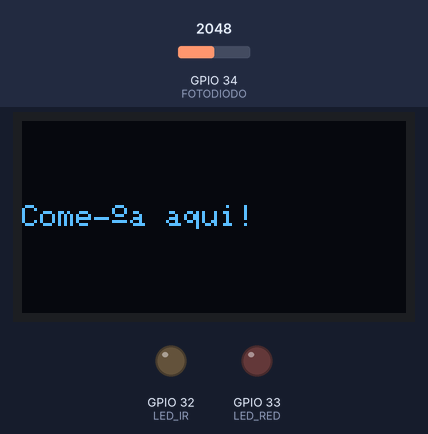
This sketch was run on a simulated ESP32. Parts: 128×64 one-colour display, output pins drawn as LEDs (lit = HIGH). The test bench sets the inputs (shaded band); at power-on: GPIO 34 (FOTODIODO) = 2048. What the sketch prints to the serial monitor is not drawn.

Above: at 0.1 s.
Timing chart, 0 to 3.6 s (numbered marks = the images above):
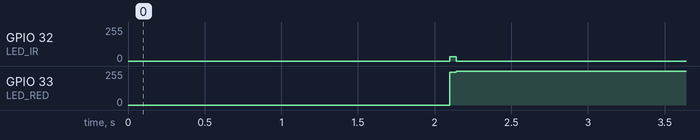

The sketch:

SpO2us2.ino
```cpp
#include <splash.h>
#include <Adafruit_SSD1306.h>
#include <Adafruit_GFX.h>
#include <SPI.h>
#include <Wire.h>
#include <SPIFFS.h>
#include <esp_task_wdt.h>
#define SCREEN_WIDTH 128 // OLED display width, in pixels
#define SCREEN_HEIGHT 64 // OLED display height, in pixels

#define BLACK           0x0000

#define LED_IR 32

#define LED_RED 33

#define FOTODIODO 34

#define ordem 32

#define OLED_MOSI   23
#define OLED_CLK    18
#define OLED_DC     16
#define OLED_CS     5
#define OLED_RESET  17

int leituraAtual = 1;
#define posicao_x 5
#define posicao_y 40
#define altura 20
#define comprimento 110

Adafruit_SSD1306 display(SCREEN_WIDTH, SCREEN_HEIGHT,
  OLED_MOSI, OLED_CLK, OLED_DC, OLED_RESET, OLED_CS);

#define NUMFLAKES     10 // Number of snowflakes in the animation example

#define LOGO_HEIGHT   16
#define LOGO_WIDTH    16

static const unsigned char PROGMEM logo_bmp[] =
{ 0b00000000, 0b11000000,
  0b00000001, 0b11000000,
  0b00000001, 0b11000000,
  0b00000011, 0b11100000,
  0b11110011, 0b11100000,
  0b11111110, 0b11111000,
  0b01111110, 0b11111111,
  0b00110011, 0b10011111,
  0b00011111, 0b11111100,
  0b00001101, 0b01110000,
  0b00011011, 0b10100000,
  0b00111111, 0b11100000,
  0b00111111, 0b11110000,
  0b01111100, 0b11110000,
  0b01110000, 0b01110000,
  0b00000000, 0b00110000 };

char c;
char str[50] = "";
char string_red[30] = "";
char string_ir[30] = "";
uint8_t idx = 0;
int counter_linha = 0;
unsigned char controle_LEDs = 0;/* Responsavel pela comutacao do acionamento dos LEDs*/

int m = 5, cont = 0, compensa = 0, indice = 0, i =0, saida_fil_ir_A = 0, saida_fil_red_A = 0;
float optical_red = 0, leitura_luam = 0, optical_ir = 0, sinal_optical_red = 0, sinal_optical_ir = 0;
float media_optical_red = 0, media_optical_ir = 0, leitura_red = 0, leitura_ir = 0, leitura_ir_comp = 0, leitura_red_comp = 0, leitura_red_i = 0, leitura_ir_i = 0;

double media_movel_red[ordem], media_movel_ir[ordem], saida_fil_ir = 0, saida_fil_red = 0;

char buf[]="Arduino";

//variaveis que indicam o núcleo
static uint8_t taskCoreZero = 0;
static uint8_t taskCoreOne  = 1;

//FUNCOES

void comutaLEDs( void * pvParameters ) {

  while(true){
    esp_task_wdt_init(30, false);
    media_optical_red = 0;
    media_optical_ir = 0;

    //     -------------- Liga Vermelho -----------------

    digitalWrite(LED_RED,LOW);
    digitalWrite(LED_IR,HIGH);

    delayMicroseconds(105);

    media_optical_red = 0;
    leitura_red = 0;
    leitura_red_i = 0;
    optical_red = 0;
//    leitura_red_i= analogRead(FOTODIODO);
    for(i=0; i<m; i++){
      leitura_red += analogRead(FOTODIODO);         //Conversao AD sinal vermelho
    }

    media_optical_red = leitura_red/m;
//    sinal_optical_red += (media_optical_red);
//    sinal_optical_red -= media_movel_red[0];
//    media_movel_red[indice] = (media_optical_red);
//    saida_fil_red = sinal_optical_red/ordem;

    delayMicroseconds(115);

    //      --------------- Desliga ----------------

    digitalWrite(LED_RED,HIGH);
    digitalWrite(LED_IR,HIGH);
    delayMicroseconds(160);
    leitura_luam = 0;
    leitura_luam = analogRead (FOTODIODO);    //Conversao AD iluminacao ambiente
    delayMicroseconds(160);


    //     ------------ Liga Infravermelho -------------


    digitalWrite(LED_RED,HIGH);
    digitalWrite(LED_IR, LOW);
    delayMicroseconds(105);

    media_optical_ir = 0;
    leitura_ir = 0;
    leitura_ir_i = 0;
    optical_ir = 0;
//    leitura_ir_i= analogRead(FOTODIODO);
    for(i=0; i<m; i++){
      leitura_ir += analogRead(FOTODIODO);        //Conversao AD sinal infravermelho
    }

    media_optical_ir = leitura_ir/m;
//    sinal_optical_ir += media_optical_ir;
//    sinal_optical_ir -= media_movel_ir[0];
//    media_movel_ir[indice] = media_optical_ir;
//    saida_fil_ir = sinal_optical_ir/ordem;
//
    delayMicroseconds(115);
//
//    Serial.println(saida_fil_ir);
//

    //      --------------- Desliga ----------------

    digitalWrite(LED_RED,HIGH);
    digitalWrite(LED_IR,HIGH);
    delayMicroseconds(1240);

    indice ++;
    indice %= ordem;

    //       ----------- Converter para valor de tensao ----------
    saida_fil_red_A = media_optical_red;
    saida_fil_ir_A = media_optical_ir;

    saida_fil_red = 3.3 - ((media_optical_red*3.3)/4095);
    saida_fil_ir = 3.3 - ((media_optical_ir*3.3)/4095);

//    leitura_red =  3.3 - ((leitura_red_i*3.3)/4095);
//    leitura_ir= 3.3 - ((leitura_ir_i*3.3)/4095);


    //        ----------- Printar dados filtrados --------

    Serial.print(saida_fil_red_A);
    Serial.print(",");
    Serial.println(saida_fil_ir_A);


    }
}


void LigaOLED( void * pvParameters ){

  while(true){
    esp_task_wdt_init(30, false);
//    if(Serial.available() > 0){ // There's a command
//      c = Serial.read(); // Read one byte
//
//
//      if(c != '\n'){ // Still reading
//        str[idx++] = c; // Parse the string byte (char) by byte
//
//      }
//      else{ // Done reading
//        str[idx] = '\0'; // Convert it to a string
//        display.setTextColor(WHITE);
//        display.setCursor(0,4);
//        display.setTextSize(2);
//        display.clearDisplay();
//        display.println(str);
//        display.display();
//        idx = 0;
//      }
//
//    }else{
//      str[idx] = '\0'; // Convert it to a string
//      display.setTextColor(WHITE);
//      display.setCursor(0,34);
//      display.setTextSize(2);
//      display.display();
//    }

    int grafico_red = map(saida_fil_red_A, 750, 850, 0, 20);

    display.drawPixel(posicao_x+leituraAtual, altura-grafico_red, WHITE);
    display.setTextSize(2);
    display.display();

    leituraAtual++;

    if(leituraAtual == 110) {
      //limpa a área toda do gráfico
      display.fillRect(posicao_x+1,posicao_y-1, comprimento, altura-1, BLACK);
      leituraAtual = 1; //volta o contador de leitura para 1 (nova coordenada X)
      display.clearDisplay();
   }

//   delay(100);
  }
}


void setup() {

  Serial.begin(115200);

  display.begin(SSD1306_SWITCHCAPVCC, 0x3C);
  display.fillScreen(BLACK);

  // Clear the buffer.
  display.clearDisplay();
  // Display Text
  display.setTextSize(1);
  display.setTextColor(WHITE);
  display.setCursor(0,28);
  display.println("Começa aqui!");
  display.display();
  delay(2000);

  display.clearDisplay();
  pinMode(LED_IR, OUTPUT);
  pinMode(LED_RED, OUTPUT);
  pinMode(FOTODIODO, INPUT);

  digitalWrite(LED_RED,HIGH);
  digitalWrite(LED_IR,HIGH);

  for (int i = 0; i < ordem; i++) {
    media_movel_red[i] = 0;
    media_movel_ir[i]=0;
  }

  xTaskCreatePinnedToCore(
                  comutaLEDs,   /* função que implementa a tarefa */
                  "comutaLEDs", /* nome da tarefa */
                  10000,      /* número de palavras a serem alocadas para uso com a pilha da tarefa */
                  NULL,       /* parâmetro de entrada para a tarefa (pode ser NULL) */
                  3,          /* prioridade da tarefa (0 a N) */
                  NULL,       /* referência para a tarefa (pode ser NULL) */
                  taskCoreZero);         /* Núcleo que executará a tarefa */

  delay(10); //tempo para a tarefa iniciar

  xTaskCreatePinnedToCore(
                  LigaOLED,   /* função que implementa a tarefa */
                  "LigaOLED", /* nome da tarefa */
                  10000,      /* número de palavras a serem alocadas para uso com a pilha da tarefa */
                  NULL,       /* parâmetro de entrada para a tarefa (pode ser NULL) */
                  1,          /* prioridade da tarefa (0 a N) */
                  NULL,       /* referência para a tarefa (pode ser NULL) */
                  taskCoreOne);         /* Núcleo que executará a tarefa */

  delay(50); //tempo para a tarefa iniciar
//
}


void loop(){
  }
```

Measured:
- by itself, GPIO 32 (LED_IR): 0/255 → 33/255 at 2.1 s, → 0/255 0.04 s later
- by itself, GPIO 33 (LED_RED): 0/255 → 255/255 at 2.1 s
